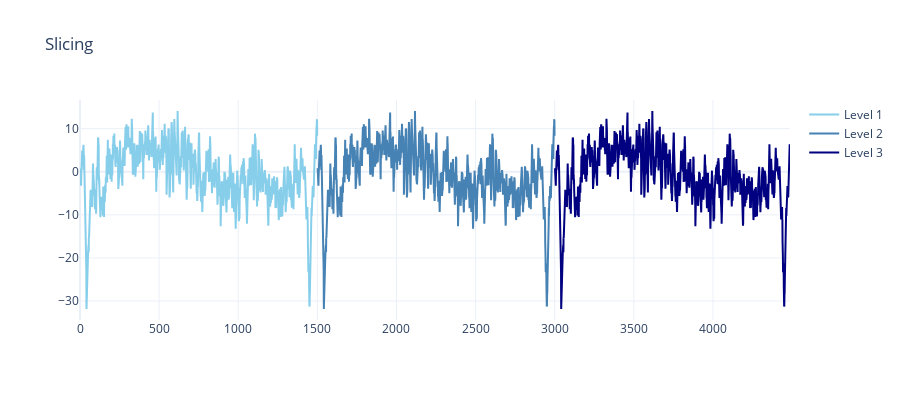

Write notebook code for a chart like this one.
### Code cell
data = [concat.reshape(1, 4488, 1)]
# Define the colors for each level
colors = [['skyblue', 'steelblue', 'navy']]  

# Create a figure with subplots
fig = make_subplots(rows=len(data), cols=1, shared_xaxes=True, vertical_spacing=0.05)

# Add traces for each dataset
for i in range(len(data)):
    # Slice the data into three levels for each dataset
    level1 = data[i][:, :1500, :]
    level2 = data[i][:, 1500:1500+(4*375), :]
    level3 = data[i][:, 1500+(4*375):, :]
    print(level2.shape, level3.shape)
    # Create traces for each level for the current dataset
    trace1 = go.Scatter(x=np.arange(len(level1[0])), y=level1[0,:,0], mode='lines', name='Level 1', line=dict(color=colors[i][0], width=2))
    trace2 = go.Scatter(x=np.arange(len(level1[0]), len(level1[0])+len(level2[0])), y=level2[0,:,0], mode='lines', name='Level 2', line=dict(color=colors[i][1], width=2))
    trace3 = go.Scatter(x=np.arange(len(level1[0])+len(level2[0]), len(data[i][0])), y=level3[0,:,0], mode='lines', name='Level 3', line=dict(color=colors[i][2], width=2))

    # Add traces to the subplot
    fig.add_trace(trace1, row=i+1, col=1)
    fig.add_trace(trace2, row=i+1, col=1)
    fig.add_trace(trace3, row=i+1, col=1)

# Update layout
#fig.update_layout( title_text="Data Comparison", showlegend=True)

# Show the figure
# Update the layout and display the figure
fig.update_layout(height=400*len(data), title='Slicing', template='plotly_white')
fig.show()

### Figure 1 — Plotly figure (JSON) as saved in the notebook; plotly's stock layout.template omitted (floating-point values rounded to 4 significant figures; data arrays with more than 128 entries replaced by an {"elided": "..."} marker saying what was removed)
{"data": [{"line": {"color": "skyblue", "width": 2}, "mode": "lines", "name": "Level 1", "type": "scatter", "x": {"elided": "1500 int values"}, "xaxis": "x", "y": {"elided": "1500 float values"}, "yaxis": "y"}, {"line": {"color": "steelblue", "width": 2}, "mode": "lines", "name": "Level 2", "type": "scatter", "x": {"elided": "1500 int values"}, "xaxis": "x", "y": {"elided": "1500 float values"}, "yaxis": "y"}, {"line": {"color": "navy", "width": 2}, "mode": "lines", "name": "Level 3", "type": "scatter", "x": {"elided": "1488 int values"}, "xaxis": "x", "y": {"elided": "1488 float values"}, "yaxis": "y"}], "layout": {"height": 400, "title": {"text": "Slicing"}, "xaxis": {"anchor": "y", "domain": [0, 1]}, "yaxis": {"anchor": "x", "domain": [0, 1]}}}
